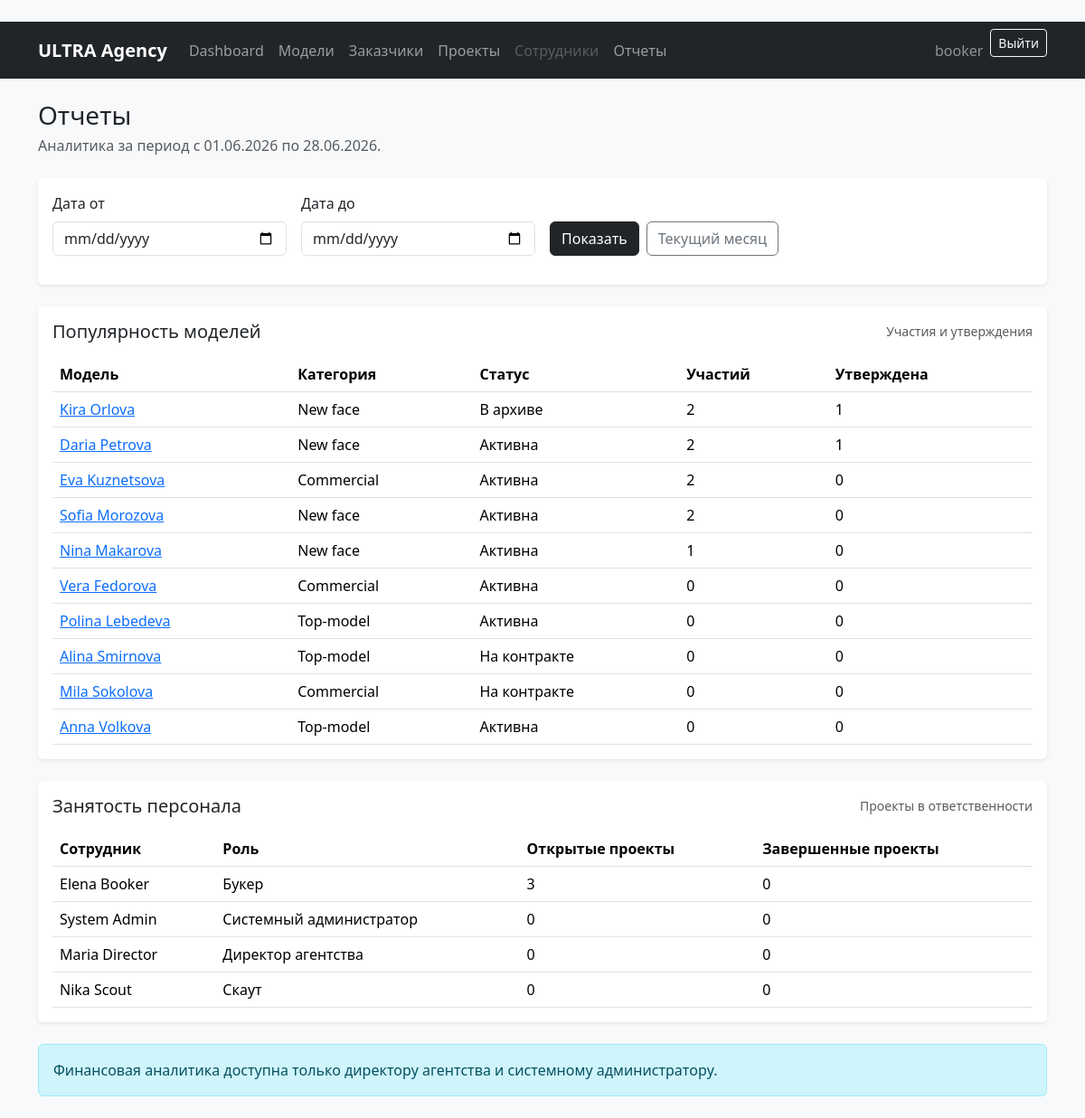
/reports/ (signed in), run on the app's committed database.
### models_app/models.py (models this page shows)
class ModelCard(models.Model):
    class Category(models.TextChoices):
        TOP = 'top', 'Top-model'
        NEW_FACE = 'new_face', 'New face'
        COMMERCIAL = 'commercial', 'Commercial'
    class Status(models.TextChoices):
        ACTIVE = 'active', 'Активна'
        ARCHIVED = 'archived', 'В архиве'
        ON_CONTRACT = 'on_contract', 'На контракте'
    first_name = models.CharField('Имя', max_length=100)
    last_name = models.CharField('Фамилия', max_length=100)
    birth_date = models.DateField('Дата рождения', null=True, blank=True)
    phone = models.CharField('Телефон', max_length=30)
    email = models.EmailField('Email', blank=True)
    city = models.CharField('Город', max_length=100)
    height = models.PositiveSmallIntegerField('Рост, см')
    bust = models.PositiveSmallIntegerField('Объем груди, см')
    waist = models.PositiveSmallIntegerField('Талия, см')
    hips = models.PositiveSmallIntegerField('Бедра, см')
    shoe_size = models.DecimalField(
        'Размер обуви',
        max_digits=4,
        decimal_places=1,
        null=True,
        blank=True,
    )
    hair_color = models.CharField('Цвет волос', max_length=50, blank=True)
    eye_color = models.CharField('Цвет глаз', max_length=50, blank=True)
    experience = models.TextField('Опыт работы / описание', blank=True)
    category = models.CharField(
        'Категория',
        max_length=20,
        choices=Category.choices,
        default=Category.NEW_FACE,
    )
    status = models.CharField(
        'Статус',
        max_length=20,
        choices=Status.choices,
        default=Status.ACTIVE,
    )
    created_at = models.DateTimeField('Дата добавления', auto_now_add=True)
    updated_at = models.DateTimeField('Дата обновления', auto_now=True)
    added_by = models.ForeignKey(
        settings.AUTH_USER_MODEL,
        on_delete=models.SET_NULL,
        null=True,
        blank=True,
        related_name='added_model_cards',
        verbose_name='Кем добавлена анкета',
    )
    main_photo = models.ImageField(
        'Главное фото',
        upload_to='models/main/',
        null=True,
        blank=True,
    )
    class Meta:
        verbose_name = 'Анкета модели'
        verbose_name_plural = 'Анкеты моделей'
        ordering = ['last_name', 'first_name']
    def __str__(self):
        return f'{self.first_name} {self.last_name}'

### employees/models.py (models this page shows)
class EmployeeProfile(models.Model):
    class Role(models.TextChoices):
        DIRECTOR = 'director', 'Директор агентства'
        BOOKER = 'booker', 'Букер'
        SCOUT = 'scout', 'Скаут'
        ADMIN = 'admin', 'Системный администратор'
    user = models.OneToOneField(
        settings.AUTH_USER_MODEL,
        on_delete=models.CASCADE,
        related_name='employee_profile',
        verbose_name='Пользователь',
    )
    role = models.CharField(
        'Роль',
        max_length=20,
        choices=Role.choices,
        default=Role.SCOUT,
    )
    phone = models.CharField('Телефон', max_length=30, blank=True)
    hire_date = models.DateField('Дата приема', null=True, blank=True)
    is_active = models.BooleanField('Активен', default=True)
    notes = models.TextField('Заметки', blank=True)
    class Meta:
        verbose_name = 'Профиль сотрудника'
        verbose_name_plural = 'Профили сотрудников'
        ordering = ['user__last_name', 'user__first_name', 'user__username']
    def __str__(self):
        full_name = self.user.get_full_name()
        return full_name or self.user.get_username()

### reports/views.py (the view, shortened to what this page needs)
# urls.py: path('', ReportsView.as_view(), name='reports'),
class ReportsView(RoleRequiredMixin, TemplateView):
    template_name = 'reports/reports.html'
    allowed_roles = REPORT_LIMITED_ROLES
    def get_period_form(self):
        return ReportPeriodForm(self.request.GET or None)
    def get_context_data(self, **kwargs):
        context = super().get_context_data(**kwargs)
        form = self.get_period_form()
        if form.is_valid():
            date_from, date_to = self.get_period(form)
        else:
            today = timezone.localdate()
            date_from, date_to = today.replace(day=1), today
        can_view_finance = can_view_financial_reports(self.request.user)
        can_view_staff = can_view_staff_workload_reports(self.request.user)
        model_popularity = ModelCard.objects.annotate(
            participations_count=Count(
                'participations',
                filter=Q(
                    participations__project__start_date__gte=date_from,
                    participations__project__start_date__lte=date_to,
                ),
            ),
            approved_count=Count(
                'participations',
                filter=Q(
                    participations__status=Participation.Status.APPROVED,
                    participations__project__start_date__gte=date_from,
                    participations__project__start_date__lte=date_to,
                ),
            ),
        ).order_by('-participations_count', '-approved_count', 'last_name', 'first_name')
        financial_report = None
        staff_workload = None
        if can_view_staff:
            staff_workload = EmployeeProfile.objects.select_related('user').annotate(
                open_projects_count=Count(
                    'projects',
                    filter=Q(
                        projects__status__in=[Project.Status.NEW, Project.Status.IN_PROGRESS],
                        projects__start_date__gte=date_from,
                        projects__start_date__lte=date_to,
                    ),
                ),
                completed_projects_count=Count(
                    'projects',
                    filter=Q(
                        projects__status=Project.Status.COMPLETED,
                        projects__end_date__gte=date_from,
                        projects__end_date__lte=date_to,
                    ),
                ),
            ).order_by('-open_projects_count', '-completed_projects_count', 'user__last_name')
        context.update(
            {
                'form': form,
                'date_from': date_from,
                'date_to': date_to,
                'model_popularity': model_popularity,
                'financial_report': financial_report,
                'staff_workload': staff_workload,
                'can_view_finance': can_view_finance,
                'can_view_staff': can_view_staff,
            }
        )
        return context

### reports/forms.py (shortened to what this page needs)
class ReportPeriodForm(forms.Form):
    date_from = forms.DateField(
        label='Дата от',
        required=False,
        widget=forms.DateInput(attrs={'type': 'date'}),
    )
    date_to = forms.DateField(
        label='Дата до',
        required=False,
        widget=forms.DateInput(attrs={'type': 'date'}),
    )
    def __init__(self, *args, **kwargs):
        super().__init__(*args, **kwargs)
        today = timezone.localdate()
        first_day = today.replace(day=1)
        self.fields['date_from'].initial = first_day
        self.fields['date_to'].initial = today
        apply_bootstrap_styles(self)

### core/form_utils.py (called while the page is built)
def apply_bootstrap_styles(form):
    for field in form.fields.values():
        widget = field.widget
        if isinstance(widget, forms.HiddenInput):
            continue
        if isinstance(widget, (forms.CheckboxInput, forms.CheckboxSelectMultiple)):
            css_class = 'form-check-input'
        elif isinstance(widget, forms.Select):
            css_class = 'form-select'
        elif isinstance(widget, forms.ClearableFileInput):
            css_class = 'form-control'
        else:
            css_class = BOOTSTRAP_CLASS
        existing = widget.attrs.get('class', '')
        widget.attrs['class'] = f'{existing} {css_class}'.strip()

### core/mixins.py (called while the page is built)
    def test_func(self):
        return user_has_any_role(self.request.user, self.allowed_roles)

### core/permissions.py (called while the page is built)
def get_user_role(user):
    if not user.is_authenticated or not user.is_active:
        return None
    if user.is_superuser:
        return ROLE_ADMIN
    try:
        profile = user.employee_profile
    except EmployeeProfile.DoesNotExist:
        return None
    if not profile.is_active:
        return None
    return profile.role

def user_has_any_role(user, roles):
    role = get_user_role(user)
    return role in roles

def can_view_financial_reports(user):
    return user_has_any_role(user, FINANCIAL_REPORT_ROLES)

def can_view_staff_workload_reports(user):
    return user_has_any_role(user, (ROLE_DIRECTOR, ROLE_BOOKER, ROLE_ADMIN))

### templates/reports/reports.html (shortened to what this page needs)
{% extends 'base.html' %}
{% block content %}
<div class="d-flex flex-column flex-md-row justify-content-between gap-3 mb-4">
    <div>
        <h1 class="h3 mb-1">Отчеты</h1>
        <p class="text-muted mb-0">Аналитика за период с {{ date_from|date:'d.m.Y' }} по {{ date_to|date:'d.m.Y' }}.</p>
    </div>
</div>
<div class="card border-0 shadow-sm mb-4">
    <div class="card-body">
        <form method="get" class="row g-3">
            {% for field in form %}
                <div class="col-md-3">
                    <label class="form-label" for="{{ field.id_for_label }}">{{ field.label }}</label>
                    {{ field }}
                </div>
            {% endfor %}
            <div class="col-md-6 d-flex align-items-end gap-2">
                <button class="btn btn-dark" type="submit">Показать</button>
                <a class="btn btn-outline-secondary" href="{% url 'reports:reports' %}">Текущий месяц</a>
            </div>
        </form>
    </div>
</div>
<div class="card border-0 shadow-sm mb-4">
    <div class="card-body">
        <div class="d-flex justify-content-between align-items-center mb-3">
            <h2 class="h5 mb-0">Популярность моделей</h2>
            <span class="text-muted small">Участия и утверждения</span>
        </div>
        <div class="table-responsive">
            <table class="table align-middle mb-0">
                <thead>
                <tr>
                    <th>Модель</th>
                    <th>Категория</th>
                    <th>Статус</th>
                    <th>Участий</th>
                    <th>Утверждена</th>
                </tr>
                </thead>
                <tbody>
                {% for model_card in model_popularity %}
                    <tr>
                        <td><a href="{% url 'models_app:model_detail' model_card.pk %}">{{ model_card }}</a></td>
                        <td>{{ model_card.get_category_display }}</td>
                        <td>{{ model_card.get_status_display }}</td>
                        <td>{{ model_card.participations_count }}</td>
                        <td>{{ model_card.approved_count }}</td>
                    </tr>
                {% empty %}
                    <tr>
                        <td colspan="5" class="text-muted">Модели пока не добавлены.</td>
                    </tr>
                {% endfor %}
                </tbody>
            </table>
        </div>
    </div>
</div>
{% if can_view_staff %}
    <div class="card border-0 shadow-sm">
        <div class="card-body">
            <div class="d-flex justify-content-between align-items-center mb-3">
                <h2 class="h5 mb-0">Занятость персонала</h2>
                <span class="text-muted small">Проекты в ответственности</span>
            </div>
            <div class="table-responsive">
                <table class="table align-middle mb-0">
                    <thead>
                    <tr>
                        <th>Сотрудник</th>
                        <th>Роль</th>
                        <th>Открытые проекты</th>
                        <th>Завершенные проекты</th>
                    </tr>
                    </thead>
                    <tbody>
                    {% for employee in staff_workload %}
                        <tr>
                            <td>
                                {% if can_view_finance %}
                                    <a href="{% url 'employees:employee_detail' employee.pk %}">{{ employee }}</a>
                                {% else %}
                                    {{ employee }}
                                {% endif %}
                            </td>
                            <td>{{ employee.get_role_display }}</td>
                            <td>{{ employee.open_projects_count }}</td>
                            <td>{{ employee.completed_projects_count }}</td>
                        </tr>
                    {% empty %}
                        <tr>
                            <td colspan="4" class="text-muted">Сотрудники пока не добавлены.</td>
                        </tr>
                    {% endfor %}
                    </tbody>
                </table>
            </div>
        </div>
    </div>
{% endif %}
{% if not can_view_finance %}
    <div class="alert alert-info mt-4 mb-0">
        Финансовая аналитика доступна только директору агентства и системному администратору.
    </div>
{% endif %}
{% endblock %}

### templates/base.html (shortened to what this page needs)
﻿{% load static %}
<!doctype html>
<html lang="ru">
<head>
    <link href="https://cdn.jsdelivr.net/npm/bootstrap@5.3.3/dist/css/bootstrap.min.css" rel="stylesheet">
</head>
<body class="bg-light">
<nav class="navbar navbar-expand-lg navbar-dark bg-dark">
    <div class="container">
        <a class="navbar-brand fw-semibold" href="{% url 'dashboard' %}">ULTRA Agency</a>
        <div class="collapse navbar-collapse" id="mainNavbar">
            <ul class="navbar-nav me-auto mb-2 mb-lg-0">
                <li class="nav-item">
                    <a class="nav-link" href="{% url 'dashboard' %}">Dashboard</a>
                </li>
                <li class="nav-item">
                    <a class="nav-link" href="{% url 'models_app:model_list' %}">Модели</a>
                </li>
                <li class="nav-item">
                    <a class="nav-link" href="{% url 'clients:client_list' %}">Заказчики</a>
                </li>
                <li class="nav-item">
                    <a class="nav-link" href="{% url 'projects:project_list' %}">Проекты</a>
                </li>
                <li class="nav-item">
                    {% if user.is_superuser or user.employee_profile.role == 'director' or user.employee_profile.role == 'admin' %}
                        <a class="nav-link" href="{% url 'employees:employee_list' %}">Сотрудники</a>
                    {% else %}
                        <a class="nav-link disabled" href="#">Сотрудники</a>
                    {% endif %}
                </li>
                <li class="nav-item">
                    <a class="nav-link" href="{% url 'reports:reports' %}">Отчеты</a>
                </li>
            </ul>
            <div class="d-flex align-items-center gap-2">
                {% if user.is_authenticated %}
                    <span class="navbar-text text-white-50">{{ user.get_username }}</span>
                    <form method="post" action="{% url 'logout' %}">
                        <button class="btn btn-outline-light btn-sm" type="submit">Выйти</button>
                    </form>
                {% else %}
                    <a class="btn btn-outline-light btn-sm" href="{% url 'login' %}">Войти</a>
                {% endif %}
            </div>
        </div>
    </div>
</nav>
<main class="container py-4">
    {% block content %}{% endblock %}
</main>
</body>
</html>

### data on the page
ModelCard: first_name+last_name "Kira Orlova", category "New face", status "В архиве", participations_count "2", approved_count "1"
ModelCard: first_name+last_name "Daria Petrova", category "New face", status "Активна", participations_count "2", approved_count "1"
ModelCard: first_name+last_name "Eva Kuznetsova", category "Commercial", status "Активна", participations_count "2", approved_count "0"
ModelCard: first_name+last_name "Sofia Morozova", category "New face", status "Активна", participations_count "2", approved_count "0"
ModelCard: first_name+last_name "Nina Makarova", category "New face", status "Активна", participations_count "1", approved_count "0"
ModelCard: first_name+last_name "Vera Fedorova", category "Commercial", status "Активна", participations_count "0", approved_count "0"
ModelCard: first_name+last_name "Polina Lebedeva", category "Top-model", status "Активна", participations_count "0", approved_count "0"
ModelCard: first_name+last_name "Alina Smirnova", category "Top-model", status "На контракте", participations_count "0", approved_count "0"
ModelCard: first_name+last_name "Mila Sokolova", category "Commercial", status "На контракте", participations_count "0", approved_count "0"
ModelCard: first_name+last_name "Anna Volkova", category "Top-model", status "Активна", participations_count "0", approved_count "0"
EmployeeProfile: user.last_name "Elena Booker", role "Букер", open_projects_count "3", completed_projects_count "0"
EmployeeProfile: user.last_name "System Admin", role "Системный администратор", open_projects_count "0", completed_projects_count "0"
EmployeeProfile: user.last_name "Maria Director", role "Директор агентства", open_projects_count "0", completed_projects_count "0"
EmployeeProfile: user.last_name "Nika Scout", role "Скаут", open_projects_count "0", completed_projects_count "0"

### other printed values
{{ user.get_username }} "booker"
{{ date_from|date:'d.m.Y' }} "01.06.2026"
{{ date_to|date:'d.m.Y' }} "28.06.2026"
{{ field.label }} "Дата от" "Дата до"
